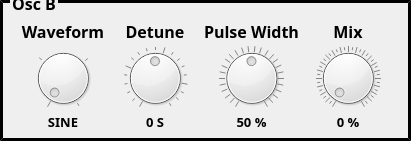
   <widget class="QGroupBox" name="OscillatorB">
    <property name="geometry">
     <rect>
      <x>10</x>
      <y>200</y>
      <width>411</width>
      <height>141</height>
     </rect>
    </property>
    <property name="font">
     <font>
      <family>Tw Cen MT</family>
      <pointsize>12</pointsize>
      <weight>75</weight>
      <bold>true</bold>
     </font>
    </property>
    <property name="styleSheet">
     <string notr="true">QGroupBox
{
    border-style: outset;
	margin-top: 0.5em;
    border-width: 3px;
    border-color: black;
}

QGroupBox::title {
    top: -8px;
    left: 10px;
}</string>
    </property>
    <property name="title">
     <string>Osc B</string>
    </property>
    <property name="alignment">
     <set>Qt::AlignLeading|Qt::AlignLeft|Qt::AlignVCenter</set>
    </property>
    <widget class="QWidget" name="horizontalLayoutWidget_2">
     <property name="geometry">
      <rect>
       <x>20</x>
       <y>20</y>
       <width>371</width>
       <height>111</height>
      </rect>
     </property>
     <layout class="QHBoxLayout" name="OscillatorB_Layout">
      <item>
       <layout class="QVBoxLayout" name="OscB_Waveform_Layout">
        <property name="spacing">
         <number>3</number>
        </property>
        <item>
         <widget class="QLabel" name="OscB_Waveform_Title">
          <property name="font">
           <font>
            <family>Tw Cen MT</family>
            <pointsize>12</pointsize>
            <weight>75</weight>
            <bold>true</bold>
           </font>
          </property>
          <property name="autoFillBackground">
           <bool>false</bool>
          </property>
          <property name="styleSheet">
           <string notr="true">background-color: rgba(255, 255, 255, 0);</string>
          </property>
          <property name="text">
           <string>Waveform</string>
          </property>
          <property name="alignment">
           <set>Qt::AlignCenter</set>
          </property>
         </widget>
        </item>
        <item>
         <widget class="QDial" name="OscB_Waveform">
          <property name="styleSheet">
           <string notr="true"/>
          </property>
          <property name="minimum">
           <number>0</number>
          </property>
          <property name="maximum">
           <number>3</number>
          </property>
          <property name="value">
           <number>0</number>
          </property>
          <property name="invertedAppearance">
           <bool>false</bool>
          </property>
          <property name="invertedControls">
           <bool>false</bool>
          </property>
          <property name="notchesVisible">
           <bool>true</bool>
          </property>
         </widget>
        </item>
        <item>
         <widget class="QLabel" name="OscB_Waveform_Value">
          <property name="font">
           <font>
            <family>Tw Cen MT</family>
            <pointsize>10</pointsize>
            <weight>75</weight>
            <bold>true</bold>
           </font>
          </property>
          <property name="layoutDirection">
           <enum>Qt::LeftToRight</enum>
          </property>
          <property name="styleSheet">
           <string notr="true">background-color: rgba(255, 255, 255, 0);</string>
          </property>
          <property name="text">
           <string>SINE</string>
          </property>
          <property name="alignment">
           <set>Qt::AlignCenter</set>
          </property>
          <property name="margin">
           <number>0</number>
          </property>
         </widget>
        </item>
       </layout>
      </item>
      <item>
       <layout class="QVBoxLayout" name="OscB_Detune_Layout">
        <property name="spacing">
         <number>3</number>
        </property>
        <item>
         <widget class="QLabel" name="OscB_Detune_Title">
          <property name="font">
           <font>
            <family>Tw Cen MT</family>
            <pointsize>12</pointsize>
            <weight>75</weight>
            <bold>true</bold>
           </font>
          </property>
          <property name="autoFillBackground">
           <bool>false</bool>
          </property>
          <property name="styleSheet">
           <string notr="true">background-color: rgba(255, 255, 255, 0);</string>
          </property>
          <property name="text">
           <string>Detune</string>
          </property>
          <property name="alignment">
           <set>Qt::AlignCenter</set>
          </property>
         </widget>
        </item>
        <item>
         <widget class="QDial" name="OscB_Detune">
          <property name="toolTip">
           <string>0s 0c</string>
          </property>
          <property name="toolTipDuration">
           <number>-1</number>
          </property>
          <property name="statusTip">
           <string/>
          </property>
          <property name="whatsThis">
           <string/>
          </property>
          <property name="minimum">
           <number>-36</number>
          </property>
          <property name="maximum">
           <number>36</number>
          </property>
          <property name="value">
           <number>0</number>
          </property>
          <property name="tracking">
           <bool>true</bool>
          </property>
          <property name="invertedAppearance">
           <bool>false</bool>
          </property>
          <property name="invertedControls">
           <bool>false</bool>
          </property>
          <property name="notchesVisible">
           <bool>true</bool>
          </property>
         </widget>
        </item>
        <item>
         <widget class="QLabel" name="OscB_Detune_Value">
          <property name="font">
           <font>
            <family>Tw Cen MT</family>
            <pointsize>10</pointsize>
            <weight>75</weight>
            <bold>true</bold>
           </font>
          </property>
          <property name="layoutDirection">
           <enum>Qt::LeftToRight</enum>
          </property>
          <property name="styleSheet">
           <string notr="true">background-color: rgba(255, 255, 255, 0);</string>
          </property>
          <property name="text">
           <string>0 S</string>
          </property>
          <property name="alignment">
           <set>Qt::AlignCenter</set>
          </property>
          <property name="margin">
           <number>0</number>
          </property>
         </widget>
        </item>
       </layout>
      </item>
      <item>
       <layout class="QVBoxLayout" name="OscB_PulseWidth_Layout">
        <property name="spacing">
         <number>3</number>
        </property>
        <item>
         <widget class="QLabel" name="OscB_PulseWidth_Title">
          <property name="font">
           <font>
            <family>Tw Cen MT</family>
            <pointsize>12</pointsize>
            <weight>75</weight>
            <bold>true</bold>
           </font>
          </property>
          <property name="autoFillBackground">
           <bool>false</bool>
          </property>
          <property name="text">
           <string>Pulse Width</string>
          </property>
          <property name="alignment">
           <set>Qt::AlignCenter</set>
          </property>
         </widget>
        </item>
        <item>
         <widget class="QDial" name="OscB_PulseWidth">
          <property name="minimum">
           <number>0</number>
          </property>
          <property name="maximum">
           <number>4095</number>
          </property>
          <property name="value">
           <number>2047</number>
          </property>
          <property name="tracking">
           <bool>true</bool>
          </property>
          <property name="invertedAppearance">
           <bool>false</bool>
          </property>
          <property name="invertedControls">
           <bool>false</bool>
          </property>
          <property name="notchTarget">
           <double>40.000000000000000</double>
          </property>
          <property name="notchesVisible">
           <bool>true</bool>
          </property>
         </widget>
        </item>
        <item>
         <widget class="QLabel" name="OscB_PulseWidth_Value">
          <property name="font">
           <font>
            <family>Tw Cen MT</family>
            <pointsize>10</pointsize>
            <weight>75</weight>
            <bold>true</bold>
           </font>
          </property>
          <property name="layoutDirection">
           <enum>Qt::LeftToRight</enum>
          </property>
          <property name="text">
           <string>50 %</string>
          </property>
          <property name="alignment">
           <set>Qt::AlignCenter</set>
          </property>
          <property name="margin">
           <number>0</number>
          </property>
         </widget>
        </item>
       </layout>
      </item>
      <item>
       <layout class="QVBoxLayout" name="OscB_Mix_Layout">
        <property name="spacing">
         <number>3</number>
        </property>
        <item>
         <widget class="QLabel" name="OscB_Mix_Title">
          <property name="font">
           <font>
            <family>Tw Cen MT</family>
            <pointsize>12</pointsize>
            <weight>75</weight>
            <bold>true</bold>
           </font>
          </property>
          <property name="autoFillBackground">
           <bool>false</bool>
          </property>
          <property name="text">
           <string>Mix</string>
          </property>
          <property name="alignment">
           <set>Qt::AlignCenter</set>
          </property>
         </widget>
        </item>
        <item>
         <widget class="QDial" name="OscB_Mix">
          <property name="minimum">
           <number>0</number>
          </property>
          <property name="maximum">
           <number>4095</number>
          </property>
          <property name="value">
           <number>0</number>
          </property>
          <property name="tracking">
           <bool>true</bool>
          </property>
          <property name="invertedAppearance">
           <bool>false</bool>
          </property>
          <property name="invertedControls">
           <bool>false</bool>
          </property>
          <property name="notchTarget">
           <double>25.000000000000000</double>
          </property>
          <property name="notchesVisible">
           <bool>true</bool>
          </property>
         </widget>
        </item>
        <item>
         <widget class="QLabel" name="OscB_Mix_Value">
          <property name="font">
           <font>
            <family>Tw Cen MT</family>
            <pointsize>10</pointsize>
            <weight>75</weight>
            <bold>true</bold>
           </font>
          </property>
          <property name="layoutDirection">
           <enum>Qt::LeftToRight</enum>
          </property>
          <property name="text">
           <string>0 %</string>
          </property>
          <property name="alignment">
           <set>Qt::AlignCenter</set>
          </property>
          <property name="margin">
           <number>0</number>
          </property>
         </widget>
        </item>
       </layout>
      </item>
     </layout>
    </widget>
   </widget>
